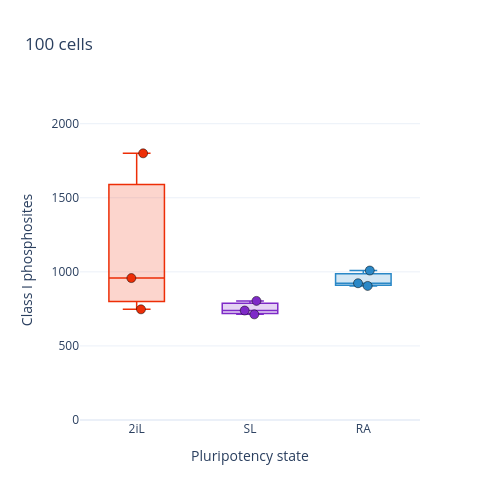
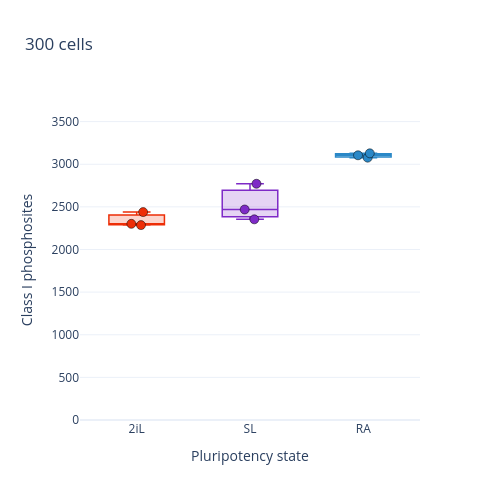

The cell these charts' notebook holds for them, in order:
### Markdown cell above
# Supplementary Figure 3g
Per-state Class I phosphosite depth across sorted-cell numbers for the stem-cell sorted series. States 2iL/SL/RA (cellline 1/2/4), consistent with the rest of Figure 3 (cellline3 and cellline5=RA24 excluded). One separate plot per cell number.

### Code cell
# Suppl 3g - stem-cell Class I depth per state (2iL/SL/RA); ONE SEPARATE PLOT per cell number.
# 500 cells omitted here (shown in the main figure). Class I, multiplicity collapsed,
# localization enforced. cellline1=2iL, 2=SL, 4=RA.
CELLLINE_TO_STATE = {1: '2iL', 2: 'SL', 4: 'RA'}     # cellline3 & 5(RA24) excluded
STATE_ORDER = ['2iL', 'SL', 'RA']
STATE_COLOR = {'2iL': '#ED2E07', 'SL': '#7E2AC7', 'RA': '#2A88C7'}
STEM_PANELS = [n for n in STEM_CELL_ORDER if n != 500]   # 500 is in the main figure

def state_of(col):
    m = re.search(r'cellline(\d+)', col)
    return CELLLINE_TO_STATE.get(int(m.group(1))) if m else None

depth_by_cells = {}
for n in STEM_PANELS:
    if n not in stem_sorted:
        continue
    counts = count_sites_per_sample_ptm_report(stem_sorted[n])
    by_state = {s: [] for s in STATE_ORDER}
    for sample, c in counts.items():
        st = state_of(sample)
        if st in by_state:
            by_state[st].append(c)
    depth_by_cells[n] = by_state
    line = '  '.join(f'{s}: mean={int(np.mean(by_state[s]))}' for s in STATE_ORDER if by_state[s])
    print(f'{n:>4} cells | {line}')

# one independent figure per cell number; y-axis 0 -> 1.1 x (max point in that panel)
for n in [c for c in STEM_PANELS if c in depth_by_cells]:
    fig = go.Figure()
    panel_max = max(v for vals in depth_by_cells[n].values() for v in vals)
    for s in STATE_ORDER:
        ys = depth_by_cells[n][s]
        if not ys:
            continue
        fig.add_trace(go.Box(
            y=ys, x=[s] * len(ys), name=s, boxpoints='all', jitter=0.3, pointpos=0,
            marker=dict(size=9, color=STATE_COLOR[s], line=dict(width=0.5, color='black')),
            line=dict(color=STATE_COLOR[s], width=1.5),
            fillcolor=_hex_to_rgba(STATE_COLOR[s], 0.2), showlegend=False))
    fig.update_layout(width=500, height=500, template='plotly_white', showlegend=False,
                      title=f'{n} cells',
                      xaxis_title='Pluripotency state', yaxis_title='Class I phosphosites')
    fig.update_xaxes(categoryorder='array', categoryarray=STATE_ORDER)
    fig.update_yaxes(range=[0, panel_max * 1.2])         # 10% headroom above max point
    fig.show()
    #fig.write_image(rf'figures/figure3/suppl_figure3g_{n}cells.pdf', width=500, height=500)

### Figure 1 — Plotly figure (JSON) as saved in the notebook; plotly's stock layout.template omitted (floating-point values rounded to 4 significant figures)
{"data": [{"boxpoints": "all", "fillcolor": "rgba(237, 46, 7, 0.2)", "jitter": 0.3, "line": {"color": "#ED2E07", "width": 1.5}, "marker": {"color": "#ED2E07", "line": {"color": "black", "width": 0.5}, "size": 9}, "name": "2iL", "pointpos": 0, "showlegend": false, "type": "box", "x": ["2iL", "2iL", "2iL"], "y": [747, 958, 1800]}, {"boxpoints": "all", "fillcolor": "rgba(126, 42, 199, 0.2)", "jitter": 0.3, "line": {"color": "#7E2AC7", "width": 1.5}, "marker": {"color": "#7E2AC7", "line": {"color": "black", "width": 0.5}, "size": 9}, "name": "SL", "pointpos": 0, "showlegend": false, "type": "box", "x": ["SL", "SL", "SL"], "y": [713, 739, 804]}, {"boxpoints": "all", "fillcolor": "rgba(42, 136, 199, 0.2)", "jitter": 0.3, "line": {"color": "#2A88C7", "width": 1.5}, "marker": {"color": "#2A88C7", "line": {"color": "black", "width": 0.5}, "size": 9}, "name": "RA", "pointpos": 0, "showlegend": false, "type": "box", "x": ["RA", "RA", "RA"], "y": [1009, 923, 905]}], "layout": {"height": 500, "showlegend": false, "title": {"text": "100 cells"}, "width": 500, "xaxis": {"categoryarray": ["2iL", "SL", "RA"], "categoryorder": "array", "title": {"text": "Pluripotency state"}}, "yaxis": {"range": [0, 2160.0], "title": {"text": "Class I phosphosites"}}}}

### Figure 2 — Plotly figure (JSON) as saved in the notebook; plotly's stock layout.template omitted (floating-point values rounded to 4 significant figures)
{"data": [{"boxpoints": "all", "fillcolor": "rgba(237, 46, 7, 0.2)", "jitter": 0.3, "line": {"color": "#ED2E07", "width": 1.5}, "marker": {"color": "#ED2E07", "line": {"color": "black", "width": 0.5}, "size": 9}, "name": "2iL", "pointpos": 0, "showlegend": false, "type": "box", "x": ["2iL", "2iL", "2iL"], "y": [2286, 2301, 2439]}, {"boxpoints": "all", "fillcolor": "rgba(126, 42, 199, 0.2)", "jitter": 0.3, "line": {"color": "#7E2AC7", "width": 1.5}, "marker": {"color": "#7E2AC7", "line": {"color": "black", "width": 0.5}, "size": 9}, "name": "SL", "pointpos": 0, "showlegend": false, "type": "box", "x": ["SL", "SL", "SL"], "y": [2354, 2469, 2771]}, {"boxpoints": "all", "fillcolor": "rgba(42, 136, 199, 0.2)", "jitter": 0.3, "line": {"color": "#2A88C7", "width": 1.5}, "marker": {"color": "#2A88C7", "line": {"color": "black", "width": 0.5}, "size": 9}, "name": "RA", "pointpos": 0, "showlegend": false, "type": "box", "x": ["RA", "RA", "RA"], "y": [3077, 3128, 3105]}], "layout": {"height": 500, "showlegend": false, "title": {"text": "300 cells"}, "width": 500, "xaxis": {"categoryarray": ["2iL", "SL", "RA"], "categoryorder": "array", "title": {"text": "Pluripotency state"}}, "yaxis": {"range": [0, 3754.0], "title": {"text": "Class I phosphosites"}}}}
